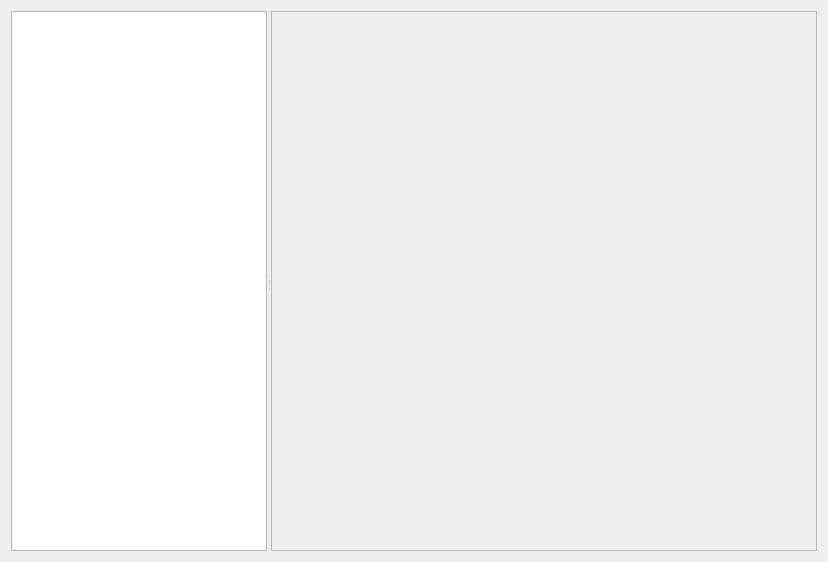
<?xml version="1.0" encoding="UTF-8"?>
<ui version="4.0">
 <class>AccountViewWindow</class>
 <widget class="QWidget" name="AccountViewWindow">
  <property name="geometry">
   <rect>
    <x>0</x>
    <y>0</y>
    <width>828</width>
    <height>562</height>
   </rect>
  </property>
  <property name="windowTitle">
   <string>Accounts</string>
  </property>
  <property name="windowIcon">
   <iconset resource="../../LegacyResources/LegacyResources.qrc">
    <normaloff>:/icons/application_server.png</normaloff>:/icons/application_server.png</iconset>
  </property>
  <layout class="QVBoxLayout" name="verticalLayout">
   <item>
    <widget class="QSplitter" name="m_detailsViewSplitter">
     <property name="sizePolicy">
      <sizepolicy hsizetype="Preferred" vsizetype="Preferred">
       <horstretch>0</horstretch>
       <verstretch>0</verstretch>
      </sizepolicy>
     </property>
     <property name="orientation">
      <enum>Qt::Horizontal</enum>
     </property>
     <widget class="QTreeView" name="m_accountView">
      <property name="sizePolicy">
       <sizepolicy hsizetype="Maximum" vsizetype="Expanding">
        <horstretch>0</horstretch>
        <verstretch>0</verstretch>
       </sizepolicy>
      </property>
      <property name="baseSize">
       <size>
        <width>0</width>
        <height>0</height>
       </size>
      </property>
      <property name="selectionMode">
       <enum>QAbstractItemView::ExtendedSelection</enum>
      </property>
      <property name="selectionBehavior">
       <enum>QAbstractItemView::SelectRows</enum>
      </property>
      <property name="indentation">
       <number>10</number>
      </property>
      <property name="uniformRowHeights">
       <bool>false</bool>
      </property>
      <property name="headerHidden">
       <bool>true</bool>
      </property>
      <attribute name="headerVisible">
       <bool>false</bool>
      </attribute>
     </widget>
     <widget class="QScrollArea" name="m_accountDetailsArea">
      <property name="sizePolicy">
       <sizepolicy hsizetype="Expanding" vsizetype="Expanding">
        <horstretch>1</horstretch>
        <verstretch>0</verstretch>
       </sizepolicy>
      </property>
      <property name="widgetResizable">
       <bool>true</bool>
      </property>
      <widget class="QWidget" name="m_accountDetailsWidget">
       <property name="geometry">
        <rect>
         <x>0</x>
         <y>0</y>
         <width>546</width>
         <height>540</height>
        </rect>
       </property>
       <property name="sizePolicy">
        <sizepolicy hsizetype="Preferred" vsizetype="Preferred">
         <horstretch>0</horstretch>
         <verstretch>0</verstretch>
        </sizepolicy>
       </property>
      </widget>
     </widget>
    </widget>
   </item>
  </layout>
 </widget>
 <resources>
  <include location="../../LegacyResources/LegacyResources.qrc"/>
 </resources>
 <connections/>
</ui>
